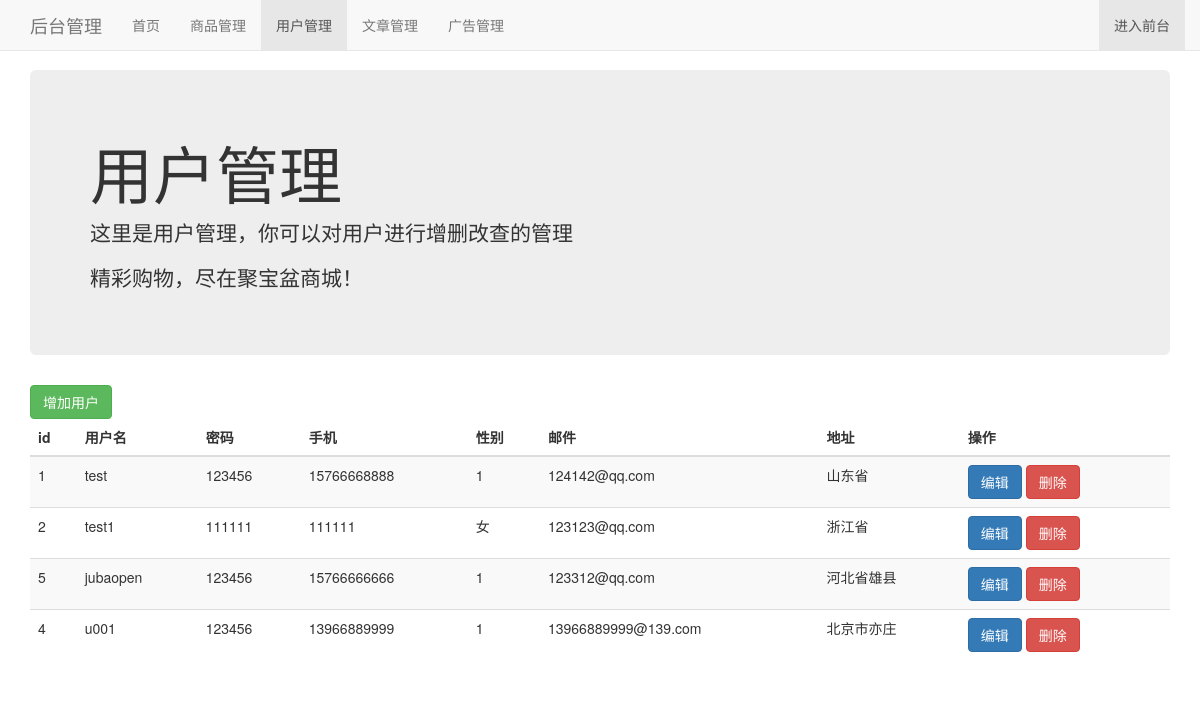
/admin/userlist.php, run on the app's committed database.
### tables this page shows
CREATE TABLE `user` (
  `id` int(11) NOT NULL AUTO_INCREMENT,
  `uname` varchar(255) NOT NULL,
  `pwd` varchar(255) NOT NULL,
  `tel` varchar(30) DEFAULT NULL,
  `sex` varchar(20) DEFAULT NULL,
  `email` varchar(255) DEFAULT NULL,
  `address` varchar(255) DEFAULT NULL,
  `avatar` varchar(255) DEFAULT NULL,
  PRIMARY KEY (`id`)
);

### admin/userlist.php (the view, shortened to what this page needs)
<?php
include '../conn.php';
?>
<!DOCTYPE html>
<html lang="zh">
  <head>
    <link href="./css/bootstrap.min.css" rel="stylesheet">
    <link href="./css/navbar-fixed-top.css" rel="stylesheet">
  </head>
  <body>
    <nav class="navbar navbar-default navbar-fixed-top">
      <div class="container">
        <div class="navbar-header">
          <a class="navbar-brand" href="#">后台管理</a>
        </div>
        <div id="navbar" class="navbar-collapse collapse">
          <ul class="nav navbar-nav">
            <li><a href="/admin/main.php">首页</a></li>
            <li><a href="/admin/goodslist.php">商品管理</a></li>
            <li class="active"><a href="/admin/userlist.php">用户管理</a></li>
            <li><a href="/admin/articlelist.php">文章管理</a></li>
            <li><a href="/admin/advlist.php">广告管理</a></li>
          </ul>
          <ul class="nav navbar-nav navbar-right">
            <li class="active"><a href="/index.php">进入前台 <span class="sr-only">(current)</span></a></li>
          </ul>
        </div>
      </div>
    </nav>
    <div class="container">
      <div class="jumbotron">
        <h1>用户管理</h1>
        <p>这里是用户管理，你可以对用户进行增删改查的管理</p>
        <p>精彩购物，尽在聚宝盆商城！</p>
      </div>
                <table class="table table-striped">
        <a href="adduser.php" class="btn btn-success">增加用户</a>
        <thead>
          <tr>
            <th>id</th>
            <th>用户名</th>
            <th>密码</th>
            <th>手机</th>
            <th>性别</th>
            <th>邮件</th>
            <th>地址</th>
            <th>操作</th>
          </tr>
        </thead>
        <tbody>
      <?php
      $sql = "SELECT * FROM user";
      $result = $conn->query($sql);
      if ($result->num_rows > 0) {
        while($row = $result->fetch_assoc()) {
          ?>
    <tr>
      <td><?php echo $row["id"]; ?></td>
      <td><?php echo $row["uname"]; ?></td>
      <td><?php echo $row["pwd"]; ?></td>
      <td><?php echo $row["tel"]; ?></td>
      <td><?php echo $row["sex"]; ?></td>
      <td><?php echo $row["email"]; ?></td>
      <td><?php echo $row["address"]; ?></td>
      <td>
        <a href="edituser.php?uid=<?php echo $row['id']?>" class="btn btn-primary">编辑</a>
        <button  class="btn btn-danger" data-toggle="modal" onclick="deluser(<?php echo $row['id']?>)" data-target="#myModal">删除</button>
      </td>
    </tr>
          <?php
        }
      } else {
        echo "0 个结果";
      }
      ?>
    </tbody>
  </table>
  </body>
</html>

### admin/css/navbar-fixed-top.css (style rules this page uses)
body { min-height: 2000px; padding-top: 70px; }

### data on the page
user: id "1", uname "test", pwd "123456", tel "15766668888", sex "1", email "124142@qq.com", address "山东省"
user: id "2", uname "test1", pwd "111111", tel "111111", sex "女", email "123123@qq.com", address "浙江省"
user: id "5", uname "jubaopen", pwd "123456", tel "15766666666", sex "1", email "123312@qq.com", address "河北省雄县"
user: id "4", uname "u001", pwd "123456", tel "13966889999", sex "1", email "13966889999@139.com", address "北京市亦庄"
